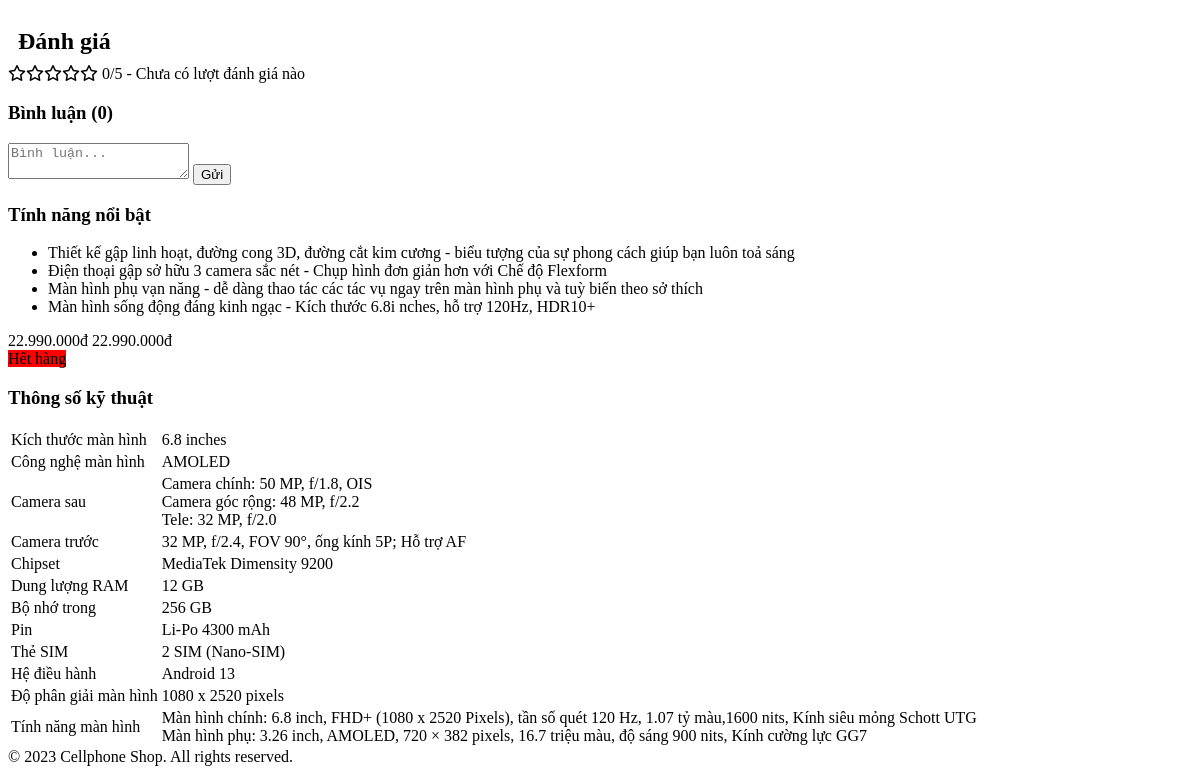
/product?product_id=7 (lower part), run on an earlier commit of the app's database.
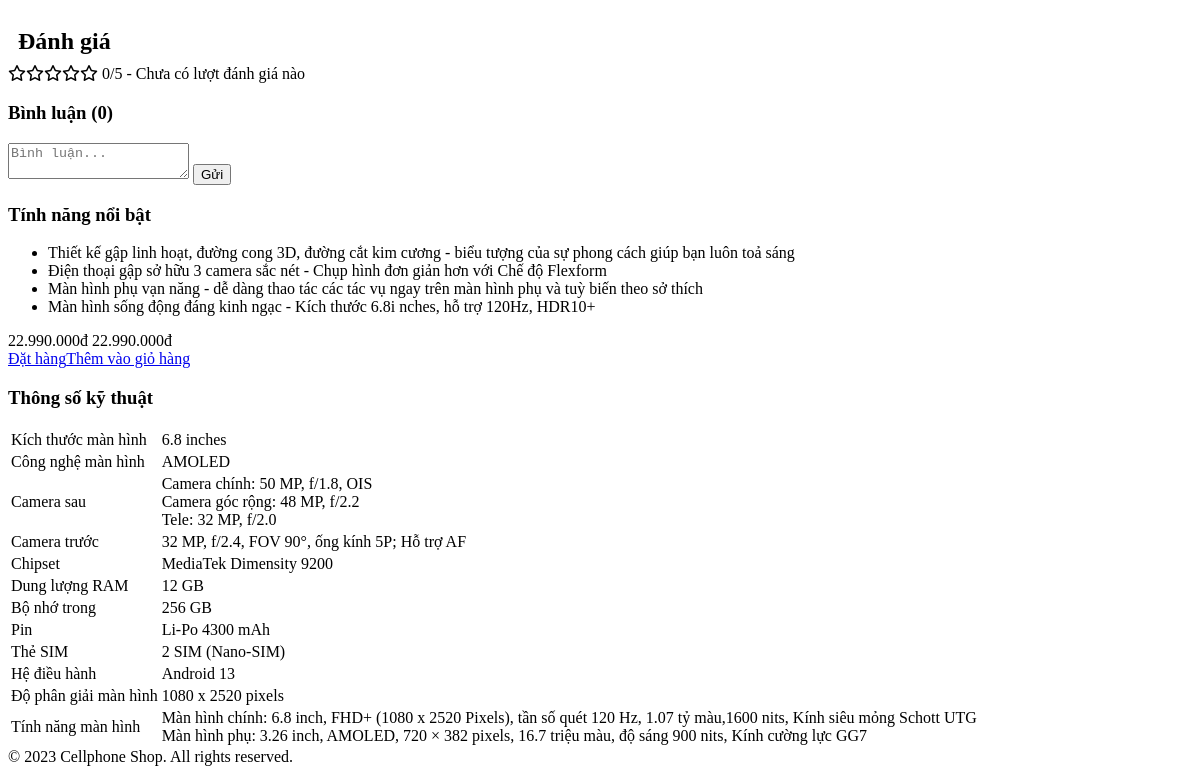
And on a later commit of the database.
### product/index.php (called while the page is built, shortened)
<?php
    require_once __DIR__.'/../utils/util.php';
    require_once __DIR__.'/../model/database.php';
    require_once __DIR__.'/../view/header.php';
    $product_id = getRequest('g', 'product_id');
    $phone_info_data = executeQuery($conn, "SELECT*FROM dienthoai WHERE ma_dienthoai = ?", [$product_id])[0];
    require_once __DIR__.'/../view/product_page.php';
    require_once __DIR__.'/../view/footer.php';
?>

### utils/util.php (called while the page is built, shortened)
<?php
    function getRequest($type, $key) {
        switch ($type) {
            case 'g':
                return isset($_GET[$key]) ? $_GET[$key] : '';
            case 'p':
                return isset($_POST[$key]) ? $_POST[$key] : '';
            case 's':
                return isset($_SESSION[$key]) ? $_SESSION[$key] : '';
        }
    }
    function executeQuery($connection, $query, $params = []) {
        $statement = $connection->prepare($query);
        if (!empty($params)) {
            $types = '';
            $bindParams = [];
            foreach ($params as $param) {
                if (is_int($param)) {
                    $types .= 'i';
                } else if (is_float($param)) {
                    $types .= 'd';
                } else {
                    $types .= 's';
                }
                $bindParams[] = $param;
            }
            $statement->bind_param($types, ...$bindParams);
        }
        $result = $statement->execute();
        if(strpos($query, 'SELECT') !== false && strpos($query, 'SELECT') < 5) {
            $resultSet = $statement->get_result();
            $rows = [];
            while ($row = $resultSet->fetch_assoc()) {
                $rows[] = $row;
            }
            return (count($rows)>0) ? $rows : null;
        } else {
            return true;
        }
    }
?>

### view/product_page.php (the view, shortened to what the changed rows need)
<product-page>
    <div class="ctn">
        <div class="right">
            <div class="button-block">
                <?php echo ($phone_info_data['ton_kho'] != 0)
                    ? '<a href="javascript:void(0);" class="button" id="check-out-btn">Đặt hàng</a>'
                        .'<a href="javascript:void(0);" class="button" id="add-to-cart-btn">Thêm vào giỏ hàng</a>'
                    : '<a style="cursor: block; background-color: red;" class="button">Hết hàng</a>'
                ?>
            </div>
        </div>
    </div>
</product-page>

What changed in the data, as far as the page shows it:
changed dienthoai "Màn hình sống động đáng kinh ngạc - Kích thước 6.8i nches, hỗ trợ 120Hz, HDR10+": ton_kho 0 → 5 (drawn)
Also different on the page:
text no longer shown: "Hết hàng"
text now shown: "Đặt hàng Thêm vào giỏ hàng"
